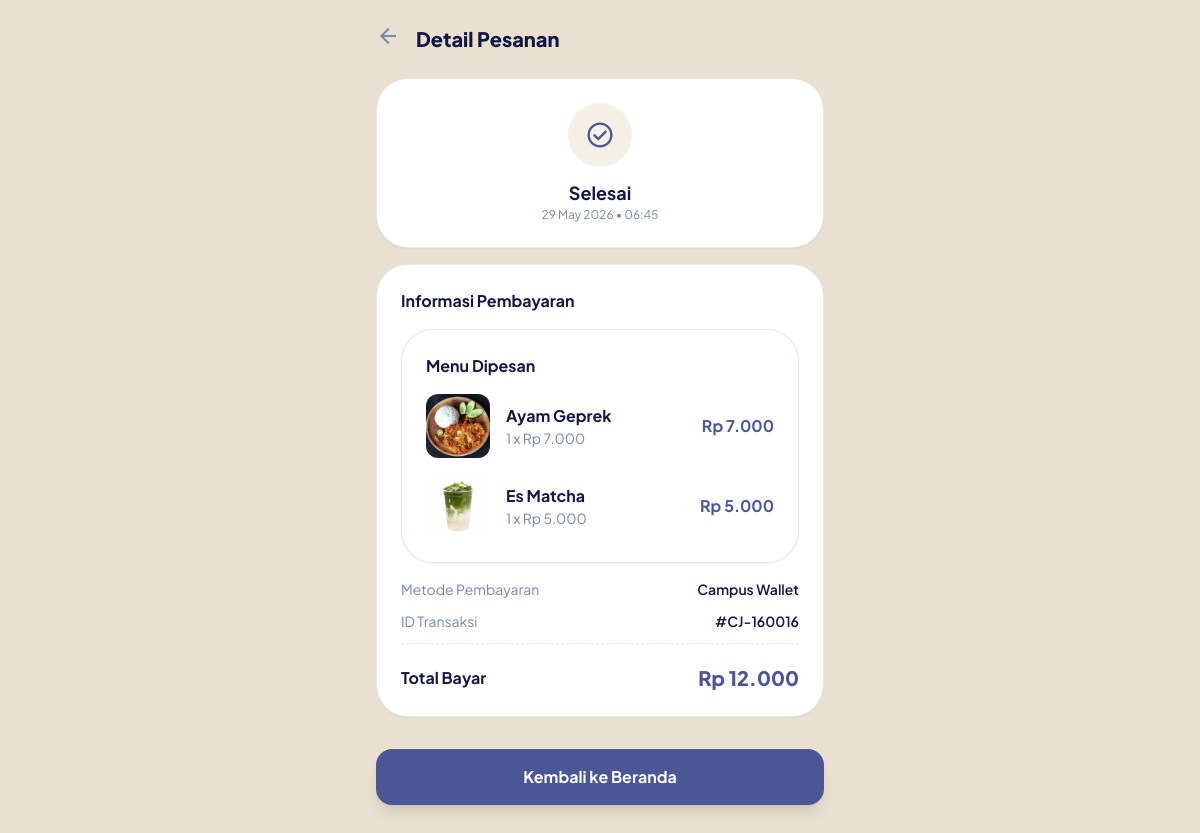
/order_detail.php?id=16 (signed in), run on the app's committed database.
### tables this page shows
CREATE TABLE `orders` (
  `id` int(11) NOT NULL,
  `user_id` int(11) DEFAULT NULL,
  `total_bayar` decimal(12,2) NOT NULL,
  `metode_pembayaran` varchar(50) DEFAULT NULL,
  `status_pesanan` varchar(20) DEFAULT 'pending',
  `tanggal_pesan` timestamp NULL DEFAULT current_timestamp(),
  `status_data` enum('aktif','dihapus') DEFAULT 'aktif'
);

CREATE TABLE `order_items` (
  `id` int(11) NOT NULL,
  `order_id` int(11) DEFAULT NULL,
  `product_id` int(11) DEFAULT NULL,
  `quantity` int(11) DEFAULT 1,
  `subtotal` decimal(12,2) DEFAULT NULL
);

CREATE TABLE `products` (
  `id` int(11) NOT NULL,
  `category_id` int(11) DEFAULT NULL,
  `nama_produk` varchar(100) NOT NULL,
  `deskripsi` text DEFAULT NULL,
  `harga` decimal(12,2) NOT NULL,
  `gambar` varchar(255) DEFAULT NULL,
  `status_produk` enum('tersedia','dihapus') DEFAULT 'tersedia'
);

### order_detail.php (the view, shortened to what this page needs)
<?php
include "koneksi.php";
$order_id = $_GET['id'];
$query_order = mysqli_query($koneksi, "SELECT * FROM orders WHERE id = $order_id");
$order = mysqli_fetch_assoc($query_order);
$query_items = mysqli_query($koneksi, "
    SELECT
        order_items.*,
        products.nama_produk,
        products.gambar,
        products.harga
    FROM order_items
    JOIN products
    ON order_items.product_id = products.id
    WHERE order_items.order_id = $order_id
");
?>
<!DOCTYPE html>
<html lang="en">
<head>
    <script src="https://cdn.tailwindcss.com"></script>
</head>
<body class="bg-[#EAE0CF] p-6 pb-24">
    <div class="max-w-md mx-auto">
        <div class="flex items-center gap-4 mb-6">
            <a href="orders.php"
               class="text-[#7288AE] hover:text-[#111844] transition">
                <span class="material-symbols-outlined">
                </span>
            </a>
            <h1 class="text-xl font-black text-[#111844]">
                Detail Pesanan
            </h1>
        </div>
        <div class="bg-white p-6 rounded-[2rem] shadow-sm mb-4 border border-[#7288AE]/20 text-center">
            <div class="w-16 h-16 bg-[#EAE0CF]/50 text-[#4B5694] rounded-full flex items-center justify-center mx-auto mb-3">
                <span class="material-symbols-outlined text-3xl">
                </span>
            </div>
            <h2 class="font-bold text-lg capitalize text-[#111844]">
                <?= $order['status_pesanan']; ?>
            </h2>
            <p class="text-xs text-[#7288AE]">
                <?= date('d F Y • H:i', strtotime($order['tanggal_pesan'])); ?>
            </p>
        </div>
        <div class="bg-white p-6 rounded-[2rem] shadow-sm mb-4 border border-[#7288AE]/20">
            <h3 class="font-bold mb-4 text-[#111844]">
                Informasi Pembayaran
            </h3>
            <div class="bg-white p-6 rounded-[2rem] shadow-sm mb-4 border border-[#7288AE]/20">
                <h3 class="font-bold mb-4 text-[#111844]">
                    Menu Dipesan
                </h3>
                <div class="space-y-4">
                    <?php while($item = mysqli_fetch_assoc($query_items)) : ?>
                        <div class="flex items-center gap-4">
                            <img src="images/<?= $item['gambar']; ?>"
                                class="w-16 h-16 rounded-xl object-cover">
                            <div class="flex-1">
                                <h4 class="font-bold text-[#111844]">
                                    <?= $item['nama_produk']; ?>
                                </h4>
                                <p class="text-sm text-[#7288AE]">
                                    <?= $item['quantity']; ?> x
                                    Rp <?= number_format($item['harga'], 0, ',', '.'); ?>
                                </p>
                            </div>
                            <div class="font-bold text-[#4B5694]">
                                Rp <?= number_format($item['subtotal'], 0, ',', '.'); ?>
                            </div>
                        </div>
                    <?php endwhile; ?>
                </div>
            </div>
            <div class="space-y-3">
                <div class="flex justify-between text-sm">
                    <span class="text-[#7288AE]">
                        Metode Pembayaran
                    </span>
                    <span class="font-semibold text-[#111844]">
                        <?= $order['metode_pembayaran']; ?>
                    </span>
                </div>
                <div class="flex justify-between text-sm">
                    <span class="text-[#7288AE]">
                        ID Transaksi
                    </span>
                    <span class="font-semibold text-[#111844]">
                        #CJ-<?= $order['id']; ?>00<?= $order['id']; ?>
                    </span>
                </div>
                <hr class="border-dashed border-[#7288AE]/20">
                <div class="flex justify-between items-center pt-2">
                    <span class="font-bold text-[#111844]">
                        Total Bayar
                    </span>
                    <span class="text-xl font-black text-[#4B5694]">
                        Rp <?= number_format($order['total_bayar'], 0, ',', '.'); ?>
                    </span>
                </div>
            </div>
        </div>
        <a href="homepage.php"
           class="block w-full mt-8 bg-[#4B5694] hover:bg-[#111844] text-white text-center py-4 rounded-2xl font-bold shadow-lg transition-all">
            Kembali ke Beranda
        </a>
    </div>
</body>
</html>

### order_detail.php (style rules this page uses)
body { font-family: 'Plus Jakarta Sans', sans-serif; }

### data on the page
orders: status_pesanan "Selesai", tanggal_pesan "29 May 2026 • 06:45", metode_pembayaran "Campus Wallet", id "16", total_bayar "12.000"
order_items: product.gambar (picture), product.nama_produk "Ayam Geprek", quantity "1", product.harga "7.000", subtotal "7.000"
order_items: product.gambar (picture), product.nama_produk "Es Matcha", quantity "1", product.harga "5.000", subtotal "5.000"
